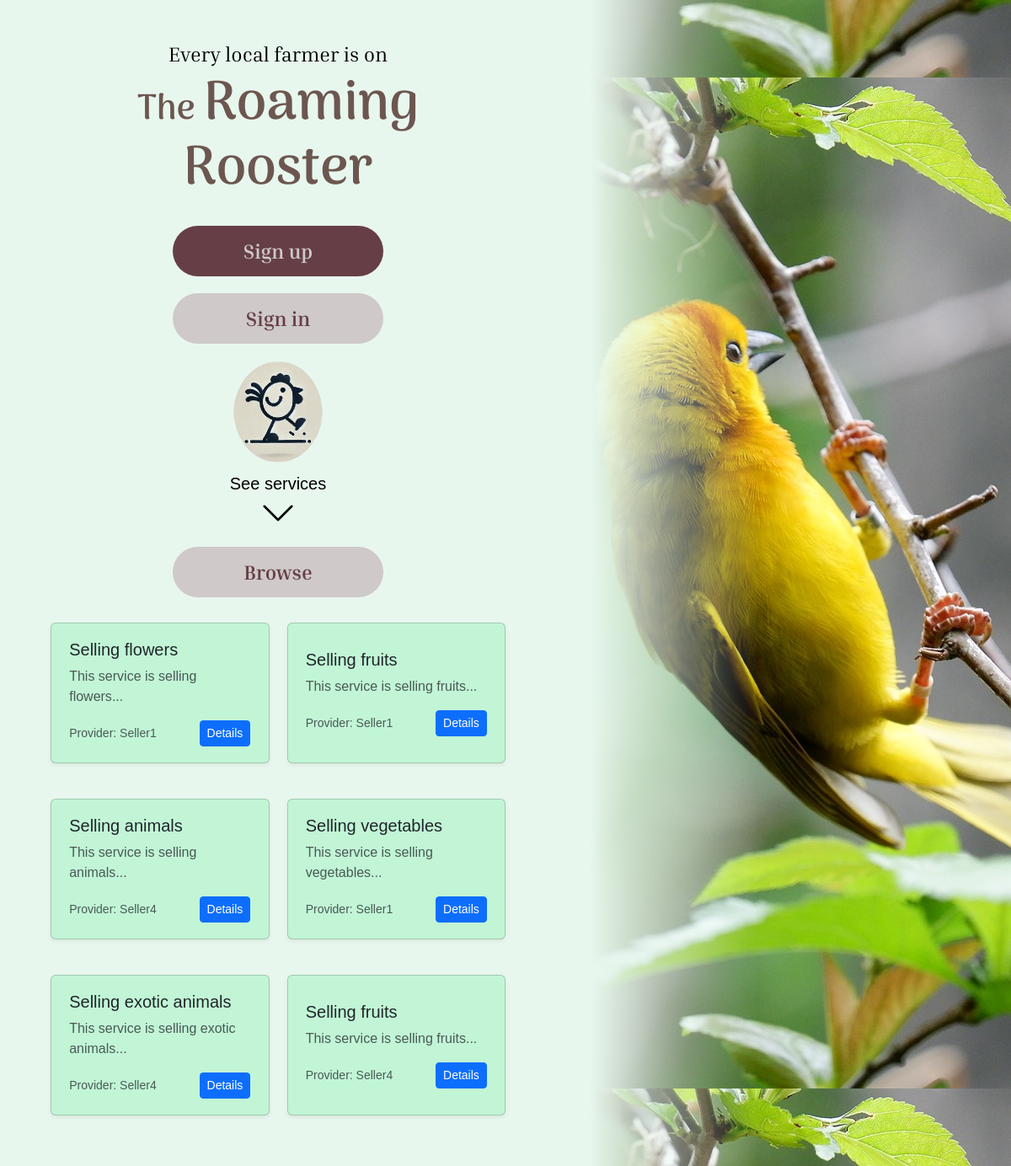
Screenshot of /pages/homepage/index.php with the database file from the repository.
### tables this page shows
CREATE TABLE services(
        id INTEGER PRIMARY KEY,
        user_id INTEGER, theme_id INTEGER, title TEXT, description TEXT, latitude FLOAT, longitude FLOAT,
        FOREIGN KEY(user_id) REFERENCES users(id),
        FOREIGN KEY(theme_id) REFERENCES themes(id)
    );

### utils/base.php (called while the page is built, shortened)
<?php
function has_session(): bool {
    return isset($_SESSION["connected"]) && $_SESSION["connected"];
}

### utils/dbutils.php (called while the page is built, shortened)
<?php
function random_services(PDO $db, $limit): array {
    $prepared = $db->prepare("SELECT id, title, description, user_id FROM services ORDER BY random() LIMIT ?");
    if (!$prepared->execute([$limit])) return [];
    return $prepared->fetchAll();
}

### components/service.php (the view, shortened to what this page needs)
<?php
function insert_service($service): void
{
    ?>
    <div class="col-md-6 col-lg-4 page search-result">
        <div class="card shadow-sm h-100">
            <div class="card-body">
                <h5 class="card-title"><?= htmlspecialchars($service['title']) ?></h5>
                <p class="card-text text-muted"><?= htmlspecialchars(substr($service['description'], 0, 80)) ?>...</p>
                <div class="d-flex justify-content-between align-items-center">
                    <small class="text-muted">Provider: Seller<?= $service['user_id'] ?></small>
                    <a href="/pages/service_detail?id=<?= $service['id'] ?>" class="btn btn-sm btn-primary">Details</a>
                </div>
            </div>
        </div>
    </div>
    <?php
}
    ?>

### pages/homepage/index.php (shortened to what this page needs)
<?php
require $_SERVER["DOCUMENT_ROOT"] . "/utils/base.php";
$isConnected = has_session();
?>
<!DOCTYPE html>
<html lang="en">
<body>
<div id="left">
    <h2>Every local farmer is on</h2>
    <h1>Roaming Rooster</h1>
    <div class="center">
        <?php
        function button($text, $link, $class): void
        {
            echo "<a href='" . $link . "' class='button " . $class . "'>" . $text . "</a>";
        }
        if ($isConnected) {
            button("Dashboard", "/pages/dashboard", "primary");
            button("Sign out", "/pages/signout", "secondary");
        } else {
            button("Sign up", "/pages/register", "primary");
        } ?>
    </div>
    <p id="arrow">
        See services
    </p>
    <a href="/pages/services" class="button secondary">Browse</a>
    <?php
    $db = getSecureDB();
    $services = random_services($db, 6);
    if (count($services) != 0) {
        ?>
        <div class="widget-list">
            <?php
            foreach ($services as $service) {
                insert_service($service);
            }
            ?>
        </div>
        <?php
    }
    ?>
</div>
<div id="right"></div>
</body>
</html>

### assets/css/main_style.css (style rules this page uses)
:root { --title-color: #9FBA72; --warning-color: #FFC87F; --text-color-main: #663F46; --text-color-main-light: #CFC9C9; --text-color-secondary: #6C5750; --back-color-base: #E8F7EE; --back-color-popup: #C1F5D6; --back-color-important: #E27BBC; --back-color-secondary: #A79CD6; --back-color-ternary: #DFDCDB; --accent-color-main: var(--back-color-secondary); --accent-color-secondary: var(--back-color-important); --place-color-main: #77005D; --place-color-secondary: #121212; --place-holder-gradient: repeating-linear-gradient(45deg, var(--place-color-main) 10%, var(--place-color-secondary), 10%); --image-on-back-base-gradient: linear-gradient(var(--back-color-important) 0%, transparent 100%); --medium-corner: 12px; --large-corner: 40px; --input-block-padding: 8px; --input-block-margin: 5px; --big-container-padding: 2%; --reading-margin: 7%; --spacing-minimum: 10px; --spacing-small: 21px; --spacing-medium: 42px; --spacing-large: 84px; }
html, body { background-color: var(--back-color-base) !important; font-family: Arial, Helvetica, sans-serif; }
div { background-color: transparent; }
h1 { color: var(--text-color-secondary) !important; text-align: center; }
p { color: var(--text-color-main); }
.page { max-height: 500px; visibility: visible; transition: max-height, padding, margin, visibility; transition-duration: 0.5s; transition-timing-function: ease; }

### assets/css/homepage/main.css (style rules this page uses)
:root { height: 100%; }
body { display: flex; min-height: 100%; }
h1 { font-family: "arima-bold", serif; font-weight: bold; text-shadow: var(--back-color-base) 0 0 8px; font-size: 64px; }
h1::before { font-size: 42px; margin-right: 10px; content: "The"; }
h2 { font-family: "inria", serif; color: black; text-shadow: var(--back-color-base) 0 0 8px; font-size: 24px; }
#left { z-index: 1; padding: 50px; box-sizing: border-box; min-width: 55vw; width: 500px; max-width: 100vw; max-height: 100%; display: flex; flex-direction: column; align-items: center; overflow-y: scroll; -ms-overflow-style: none; scrollbar-width: none; }
#right { position: fixed; height: 100%; z-index: 0; top: 0; right: 0; width: 500px; max-width: 70%; background: url("/assets/images/sample.jpeg"); background-position: center; }
#right::before { content: ""; display: block; width: 40%; height: 100%; background: linear-gradient(90deg, var(--back-color-base), transparent); }
a.button { display: block; margin: 20px 0; padding: 12px; width: 250px; box-sizing: border-box; border-radius: 30px; text-align: center; text-decoration: none; font-family: "inria-bold", serif-bold, serif; font-size: 24px; }
a.button.primary { background-color: var(--text-color-main); color: var(--text-color-main-light); }
a.button.secondary { background-color: var(--text-color-main-light); color: var(--text-color-main); }
#arrow { display: flex; flex-direction: column; text-shadow: var(--back-color-base) 0 0 8px; font-size: 20px; color: black; margin-bottom: 0; margin-top: 10px; }
#arrow::after { content: ""; width: 40px; height: 40px; background: url("/assets/images/down.png") center no-repeat; background-size: 100% 100%; margin-left: auto; margin-right: auto; }
.widget-list > * { flex-basis: 35%; flex-grow: 1; }

### assets/css/containers.css (style rules this page uses)
.card { background-color: var(--back-color-popup); box-shadow: rgba(from var(--text-color-main) r g b / 0.3) 0 0 30px 10px; padding: 3px var(--big-container-padding); display: flex; flex-direction: row; gap: var(--spacing-medium); justify-content: center; align-items: center; flex-grow: 1; flex-shrink: 1; flex-basis: fit-content; }
.widget-list { display: flex; flex-direction: row; flex-wrap: wrap; row-gap: var(--spacing-medium); column-gap: var(--spacing-small); margin: var(--spacing-minimum); justify-content: center; }

### rows the page displays
services: title "Selling flowers", description "This service is selling flowers", user "1"
services: title "Selling fruits", description "This service is selling fruits", user "1"
services: title "Selling animals", description "This service is selling animals", user "4"
services: title "Selling vegetables", description "This service is selling vegetables", user "1"
services: title "Selling exotic animals", description "This service is selling exotic animals", user "4"
services: title "Selling fruits", description "This service is selling fruits", user "4"

### other values shown
$text "Sign up Sign in"
